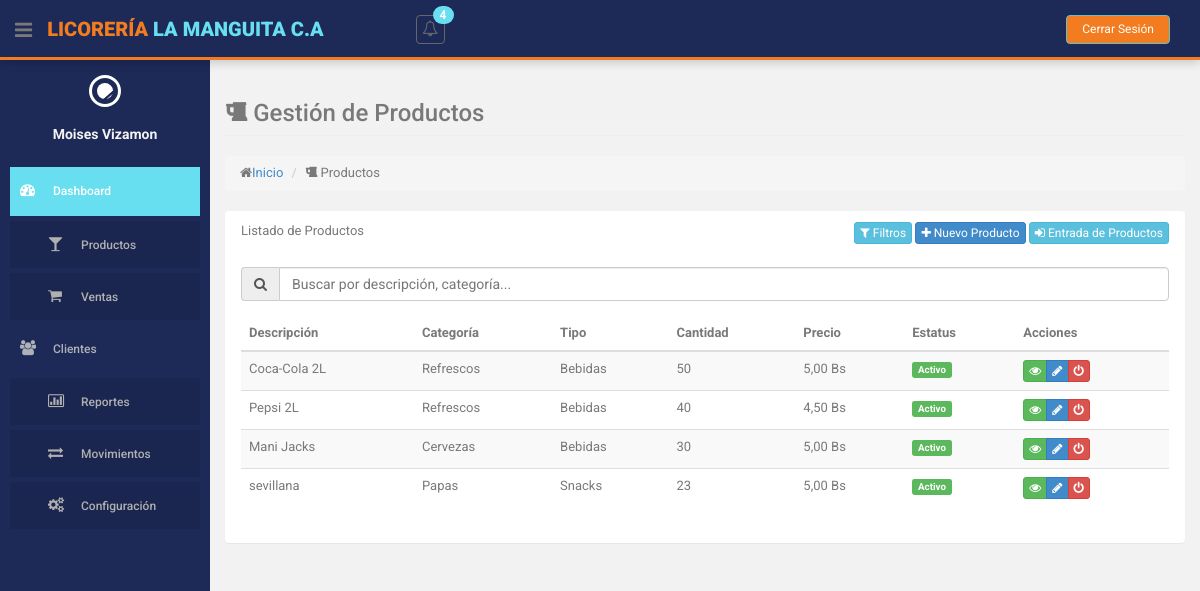
The app's page /index.php?action=productos (signed in), older data.
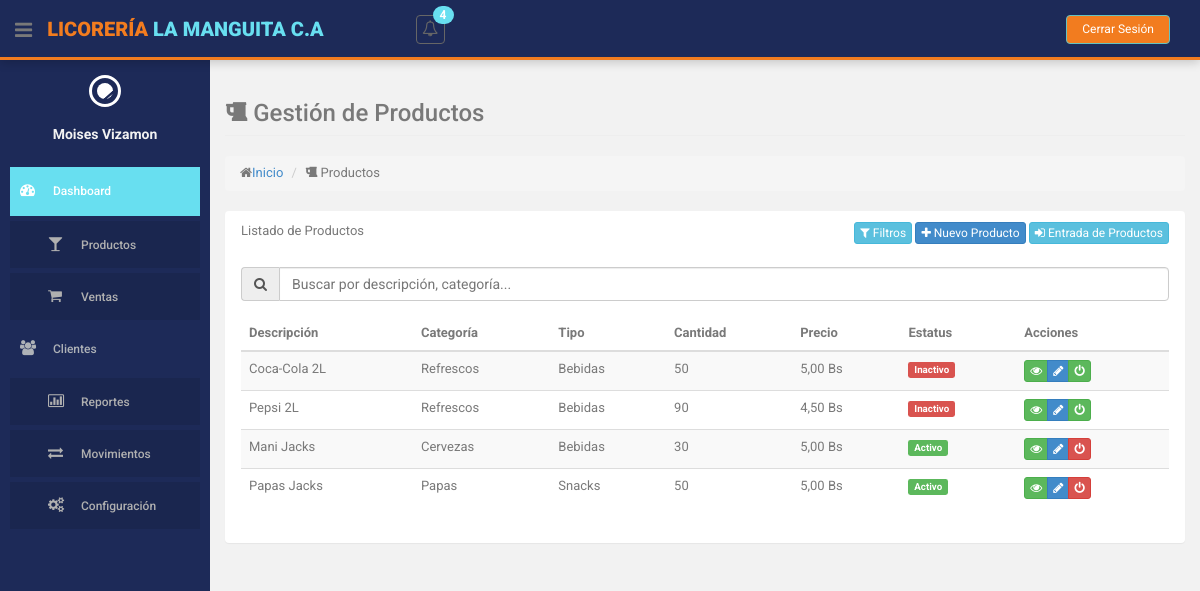
The same page, newer data.
### tables this page shows
CREATE TABLE `producto` (
  `id` int(10) NOT NULL,
  `descripcion` varchar(255) NOT NULL,
  `cantidad` int(255) NOT NULL,
  `precio` decimal(10,2) NOT NULL,
  `id_categoria` int(11) NOT NULL,
  `id_estatus` int(11) NOT NULL
);

CREATE TABLE `estatus` (
  `id` int(11) NOT NULL,
  `nombre` varchar(50) NOT NULL
);

CREATE TABLE `categorias` (
  `id` int(11) NOT NULL,
  `nombre` varchar(255) NOT NULL,
  `id_tipo_categoria` int(11) NOT NULL,
  `id_estatus` int(11) NOT NULL
);

CREATE TABLE `tipos_categoria` (
  `id` int(11) NOT NULL,
  `nombre` varchar(255) NOT NULL,
  `id_estatus` int(11) NOT NULL DEFAULT 1
);

### controllers/ProductoController.php (called while the page is built, shortened)
<?php
class ProductoController
{
    private $model;
    public function __construct()
    {
        require_once ROOT_PATH . 'models/ProductoModel.php';
        $this->model = new ProductoModel();
    }
    public function index()
    {
        $productos = $this->model->obtenerTodosProductos(false);
        $categorias = $this->model->obtenerCategorias();
        $this->loadView('productos/index', [
            'productos' => $productos,
            'categorias' => $categorias
        ]);
    }
    private function loadView($view, $data = [])
    {
        extract($data);
        require ROOT_PATH . 'views/layouts/header.php';
        require ROOT_PATH . 'views/' . $view . '.php';
        require ROOT_PATH . 'views/layouts/footer.php';
    }
}

### models/ProductoModel.php (called while the page is built, shortened)
<?php
class ProductoModel
{
    private $db;
    public function __construct()
    {
        require_once ROOT_PATH . 'config/database.php';
        $database = new Database();
        $this->db = $database->getConnection();
    }
    public function obtenerTodosProductos($soloActivos = true)
    {
        $query = "SELECT p.*, c.nombre as categoria, e.nombre as estatus, tc.nombre as tipo_categoria
              FROM producto p
              JOIN categorias c ON p.id_categoria = c.id
              JOIN estatus e ON p.id_estatus = e.id
              JOIN tipos_categoria tc ON c.id_tipo_categoria = tc.id";
        $stmt = $this->db->prepare($query);
        $stmt->execute();
        return $stmt->fetchAll(PDO::FETCH_ASSOC);
    }
}

### config/database.php (called while the page is built, shortened)
<?php
class Database {
    private $host = 'localhost';
    private $db_name = 'licoreria';
    private $username = 'root';
    private $password = '';
    public function getConnection() {
        $this->conn = null;
        try {
            $this->conn = new PDO(
                "mysql:host=" . $this->host . ";dbname=" . $this->db_name,
                $this->username,
                $this->password
            );
            $this->conn->exec("set names utf8");
            $this->conn->setAttribute(PDO::ATTR_ERRMODE, PDO::ERRMODE_EXCEPTION);
        } catch(PDOException $exception) {
            echo "Error de conexión: " . $exception->getMessage();
        }
        return $this->conn;
    }
}
?>

### views/productos/index.php (the view, shortened to what the changed rows need)
<section id="main-content">
    <section class="wrapper">
        <div class="row">
            <div class="col-lg-12">
                <section class="panel">
                    <div class="panel-body">
                        <table id="tablaProductos" class="table table-striped table-advance table-hover">
                            <thead>
                                <tr>
                                    <th>Descripción</th>
                                    <th>Categoría</th>
                                    <th>Tipo</th>
                                    <th>Cantidad</th>
                                    <th>Precio</th>
                                    <th>Estatus</th>
                                    <th>Acciones</th>
                                </tr>
                            </thead>
                            <tbody>
                                <?php foreach ($productos as $producto): ?>
                                    <tr>
                                        <td><?= htmlspecialchars($producto['descripcion']); ?></td>
                                        <td><?= $producto['categoria']; ?></td>
                                        <td><?= $producto['tipo_categoria']; ?></td>
                                        <td><?= $producto['cantidad']; ?></td>
                                        <td><?= number_format($producto['precio'], 2, ',', '.'); ?> Bs</td>
                                        <td>
                                            <span class="label label-<?= $producto['estatus'] == 'Activo' ? 'success' : 'danger'; ?>">
                                                <?= $producto['estatus']; ?>
                                            </span>
                                        </td>
                                        <td>
                                            <div class="btn-group">
                                                <a href="<?= BASE_URL ?>index.php?action=productos&method=mostrar&id=<?= $producto['id']; ?>"
                                                    class="btn btn-success btn-xs" title="Ver">
                                                    <i class="fa fa-eye"></i>
                                                </a>
                                                <a href="<?= BASE_URL ?>index.php?action=productos&method=editar&id=<?= $producto['id']; ?>"
                                                    class="btn btn-primary btn-xs" title="Editar">
                                                    <i class="fa fa-pencil"></i>
                                                </a>
                                                <button onclick="cambiarEstado(<?= $producto['id']; ?>, '<?= $producto['estatus']; ?>')"
                                                    class="btn btn-<?= $producto['id_estatus'] == 1 ? 'danger' : 'success'; ?> btn-xs"
                                                    title="<?= $producto['id_estatus'] == 1 ? 'Desactivar' : 'Activar'; ?>">
                                                    <i class="fa fa-power-off"></i>
                                                </button>
                                            </div>
                                        </td>
                                    </tr>
                                <?php endforeach; ?>
                            </tbody>
                        </table>
                    </div>
                </section>
            </div>
        </div>
    </section>
</section>

Row changes from the older to the newer data that the page shows:
changed producto "Coca-Cola 2L": id_estatus.nombre "Activo" → "Inactivo"; id_estatus 1 → 2 (drawn)
changed producto "Pepsi 2L": cantidad "40" → "90"; id_estatus.nombre "Activo" → "Inactivo"; id_estatus 1 → 2 (drawn)
changed producto "Papas": descripcion "sevillana" → "Papas Jacks"; cantidad "23" → "50"
